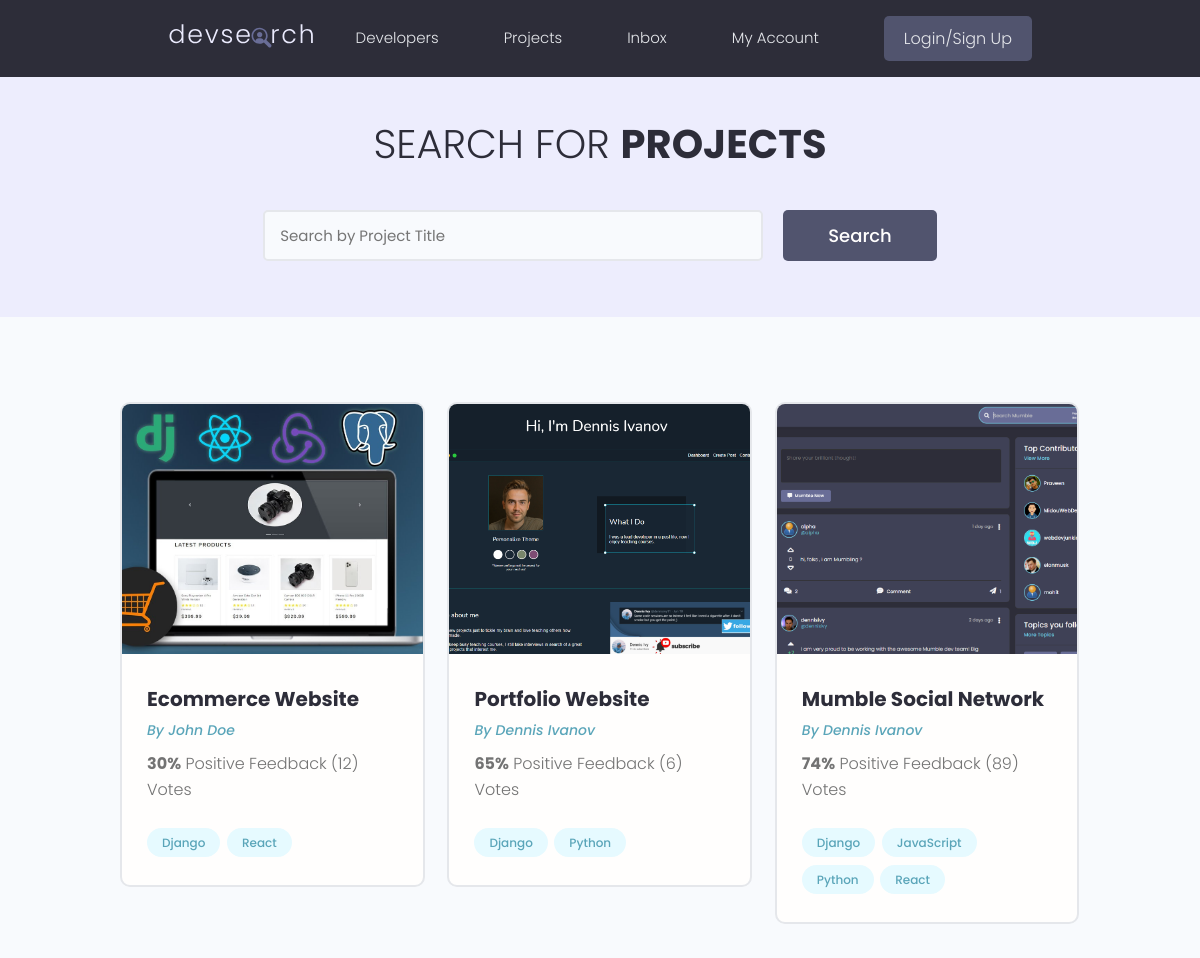
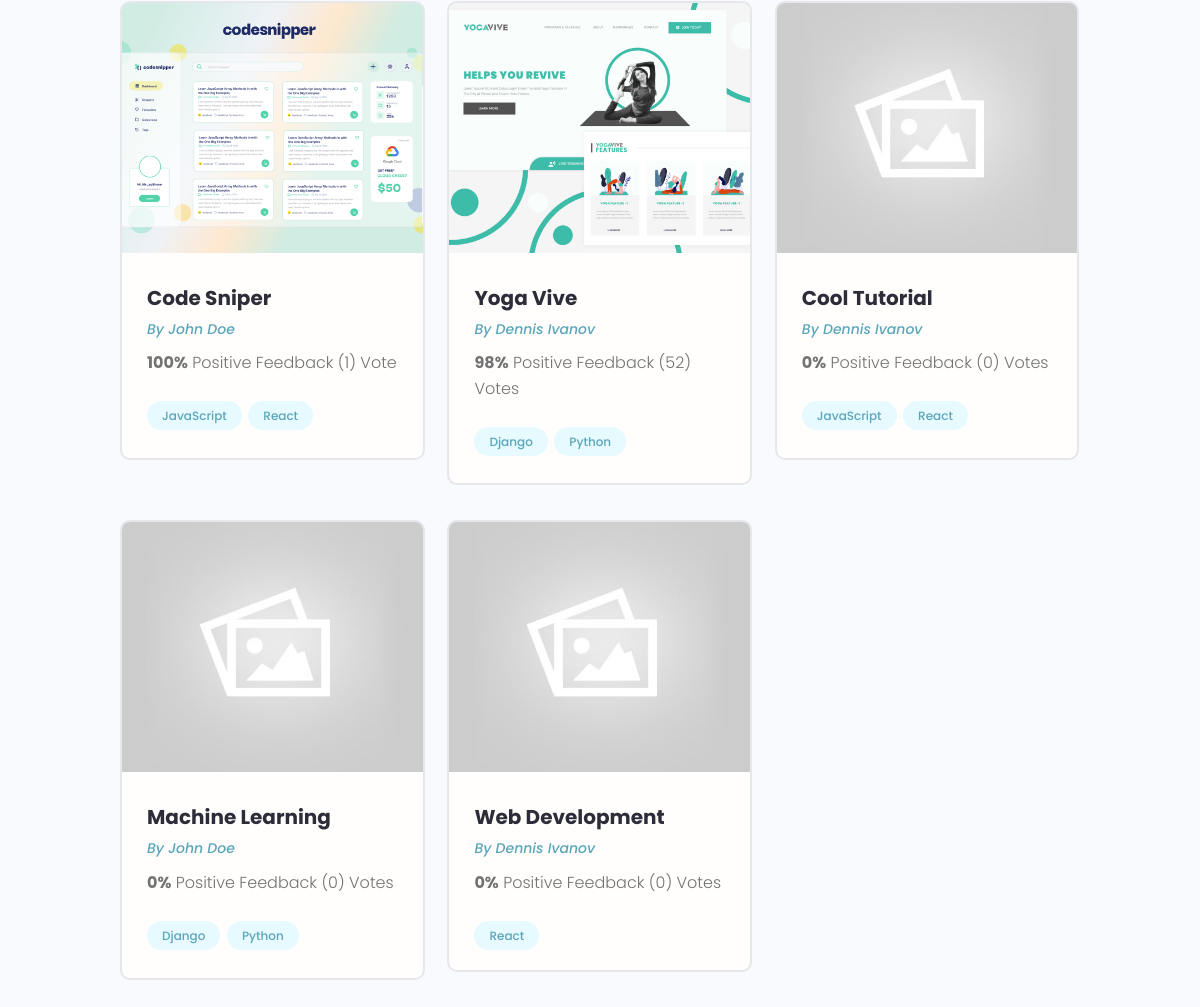
/projects/, run on the app's committed database (2 pictures, top to bottom).
### projects/models.py (models this page shows, shortened)
class Project(models.Model):
    owner = models.ForeignKey(Profile, null=True, blank=True, on_delete=models.SET_NULL)
    title = models.CharField(max_length=200)
    description = models.TextField(null=True, blank=True)
    featured_image = models.ImageField(null=True, blank=True, default="default.jpg")
    demo_link = models.CharField(max_length=2000, null=True, blank=True)
    source_link = models.CharField(max_length=2000, null=True, blank=True)
    tags = models.ManyToManyField('Tag', blank=True)
    vote_total = models.IntegerField(default=0, null=True, blank=True)
    vote_ratio = models.IntegerField(default=0, null=True, blank=True)
    created = models.DateTimeField(auto_now_add=True)
    id = models.UUIDField(default=uuid.uuid4, unique=True, primary_key=True, editable=False)

class Tag(models.Model):
    name = models.CharField(max_length=200)
    created = models.DateTimeField(auto_now_add=True)
    id = models.UUIDField(default=uuid.uuid4, unique=True, primary_key=True, editable=False)
    def __str__(self):
        return self.name

### users/models.py (models this page shows, shortened)
class Profile(models.Model):
    user = models.OneToOneField(User, on_delete=models.CASCADE, null=True, blank=True)
    name = models.CharField(max_length=200, blank=True, null=True)
    email = models.EmailField(max_length=500, blank=True, null=True)
    username = models.CharField(max_length=200, blank=True, null=True)
    location = models.CharField(max_length=200, blank=True, null=True)
    short_intro = models.CharField(max_length=200, blank=True, null=True)
    bio = models.TextField(blank=True, null=True)
    profile_image = models.ImageField(null=True, blank=True, upload_to='profiles/', default="profiles/user-default.png")
    social_github = models.CharField(max_length=200, blank=True, null=True)
    social_twitter = models.CharField(max_length=200, blank=True, null=True)
    social_linkedin = models.CharField(max_length=200, blank=True, null=True)
    social_youtube = models.CharField(max_length=200, blank=True, null=True)
    social_website = models.CharField(max_length=200, blank=True, null=True)
    created = models.DateTimeField(auto_now_add=True)
    id = models.UUIDField(default=uuid.uuid4, unique=True, primary_key=True, editable=False)

### projects/views.py (the view)
# urls.py: path('projects/', include('projects.urls')),
def projects(request):
    projects = Project.objects.all()
    context = {'projects' : projects}
    return render(request, 'projects/projects.html', context)

### projects/templates/projects/projects.html (shortened to what this page needs)
{% extends 'main.html' %}
{% block content %}
  <main class="projects">
    <section class="hero-section text-center">
      <div class="container container--narrow">
        <div class="hero-section__box">
          <h2>Search for <span>Projects</span></h2>
        </div>
        <div class="hero-section__search">
          <form class="form" action="#" method="get">
            <div class="form__field">
              <input class="input input--text" id="formInput#search" type="text" name="text"
                placeholder="Search by Project Title" />
            </div>
            <input class="btn btn--sub btn--lg" type="submit" value="Search" />
          </form>
        </div>
      </div>
    </section>
    <section class="projectsList">
      <div class="container">
        <div class="grid grid--three">
        {% for project in projects %}
          <div class="column">
            <div class="card project">
              <a href="{% url 'project' project.id %}" class="project">
                <img class="project__thumbnail" src="{{ project.featured_image.url }}" alt="project thumbnail" />
                <div class="card__body">
                  <h3 class="project__title">{{project.title}}</h3>
                  <p><a class="project__author" href="{% url 'user-profile' project.owner.id %}">By {{project.owner.name}}</a></p>
                  <p class="project--rating">
                    <span style="font-weight: bold;">{{project.vote_ratio}}%</span> Positive
                    Feedback ({{project.vote_total}}) Vote{{project.vote_total|pluralize:"s"}}
                  </p>
                  <div class="project__tags">
                    {% for tag in project.tags.all %}
                    <span class="tag tag--pill tag--main">
                      <small>{{tag}}</small>
                    </span>
                    {% endfor %}
                  </div>
                </div>
              </a>
            </div>
          </div>
        {% endfor %}
        </div>
      </div>
    </section>
  </main>
{% endblock content %}

### static/styles/app.css (style rules this page uses)
:root { --color-sub: #2d2d39; }
.btn--sub { background-color: var(--color-sub-light); }
.card { border: 2px solid var(--color-light); }
img { width: 100%; }
.hero-section { height: 40vh; display: flex; align-items: center; background-color: var(--color-sub); }
.hero-section__box { margin-bottom: 4rem; }
.hero-section__box > h2, .hero-section__box > h2 > span { font-size: 4rem; color: var(--color-light); line-height: 1.3; text-transform: uppercase; }
.hero-section__box > h2 { font-weight: 300; }
.hero-section__box > h2 > span { font-weight: 700; }
.hero-section__search > .form { display: flex; align-items: center; justify-content: center; gap: 2rem; }
.hero-section__search > .form input.input--text { width: 50rem; }
.project__author { font-size: 1.4rem; font-style: italic; }
.project--rating { margin-bottom: 1.6em; margin-top: .5em; }
.projects > .hero-section { background: var(--color-sub-lighter); height: 30vh; }
.projects .hero-section__box { margin-bottom: 2.5rem; }
.projects .hero-section__box > h2 { color: var(--color-sub); }
.projects .hero-section__box > h2 > span { font-weight: 700; color: var(--color-sub); }
.projectsList { margin-top: 8rem; }
.project__thumbnail { height: 25rem; object-fit: cover; object-position: top center; }
.project__title { font-size: 2rem; font-weight: 700; color: var(--color-sub); }

### static/uikit/styles/modules/_variables.css (style rules this page uses)
:root { --color-main: #5aa5b9; --color-main-light: #e6faff; --color-sub: #3f4156; --color-sub-light: #51546e; --color-sub-lighter: #ededfd; --color-text: #737373; --color-gray: #8b8b8b; --color-light: #e5e7eb; --color-light-gray: #767676; --color-bg: #f8fafd; --color-white: #fffefd; --color-white-light: #f3f3f3; --color-success: #359e64; --color-success-bg: #def8e8; --color-error: #fc4b0b; --color-error-bg: #fff2ee; --font-base: 'Poppins', arial, helvetica, 'Segoe UI', roboto, ubuntu, sans-serif; --font-monospace: 'Fira Code', 'Courier New', courier, monospace; --font-regular: 300; --font-medium: 500; --font-bold: 700; --generic-shadow: 1px 1px 5px #00000010; --generic-transition: all 0.3s ease-in-out; }

### static/uikit/styles/modules/_base.css (style rules this page uses)
* { margin: 0; padding: 0; box-sizing: border-box; text-rendering: optimizeLegibility; color: inherit; font-size: inherit; }
html { font-size: 50%; }
@media only screen and (min-width: 480px) { html { font-size: 56.25%; } }
@media only screen and (min-width: 1200px) { html { font-size: 62.5%; } }
body { line-height: 1.6; font-weight: 400; font-size: 1.5rem; color: var(--color-text); background-color: var(--color-bg); min-height: 100vh; }

### static/uikit/styles/modules/_typography.css (style rules this page uses)
* { font-family: var(--font-base); }
h2 { font-size: 3.6rem; font-weight: var(--font-bold); }
h3 { font-size: 3.2rem; font-weight: var(--font-medium); }
p, span, strong { font-size: 1.6rem; color: var(--color-text); font-weight: var(--font-regular); }
a { padding-bottom: 2px; text-decoration: none; display: inline-block; color: var(--color-main); font-weight: var(--font-medium); }

### static/uikit/styles/modules/_utilities.css (style rules this page uses)
.container { width: 92%; max-width: 165rem; margin: 0 auto; box-sizing: border-box; }
.container--narrow { width: 92%; max-width: 120rem; }
@media screen and (min-width: 1000px) { .container { width: 90%; } }
@media screen and (min-width: 1000px) { .container--narrow { width: 85%; } }
@media screen and (min-width: 1200px) { .container { width: 80%; } }
@media screen and (min-width: 1200px) { .container--narrow { width: 72%; } }
.text-center { text-align: center; }

### static/uikit/styles/modules/_button.css (style rules this page uses)
.btn { display: inline-block; position: relative; cursor: pointer; background-color: var(--color-light); font-weight: var(--font-medium); color: var(--color-sub); text-decoration: none; padding: 1rem 2rem; border-radius: 0.5rem; border: none; width: -webkit-fit-content; width: -moz-fit-content; width: fit-content; height: -webkit-fit-content; height: -moz-fit-content; height: fit-content; font-size: 1.6rem; outline-width: 0; outline-color: transparent; -webkit-backface-visibility: hidden; backface-visibility: hidden; transition: all 0.3s ease-in-out; }
.btn--sub { background-color: var(--color-sub); color: var(--color-white); }
.btn--lg { font-size: 1.8rem; padding: 1.2rem 4.5rem; }

### static/uikit/styles/modules/_card.css (style rules this page uses)
.card { border-radius: 1rem; background-color: var(--color-white); border: 1.5px solid var(--color-light); width: auto; height: auto; margin-top: 0.5rem; margin-bottom: 0.5rem; overflow: hidden; }
.card__body, .card__header { padding: 2rem 2.5rem; }

### data on the page
Project: featured_image (picture), title "Ecommerce Website", owner.name "John Doe", vote_ratio "30", vote_total "12"
Tag: name "Django"
Tag: name "React"
Project: featured_image (picture), title "Portfolio Website", owner.name "Dennis Ivanov", vote_ratio "65", vote_total "6"
Tag: name "Python"
Project: featured_image (picture), title "Mumble Social Network", owner.name "Dennis Ivanov", vote_ratio "74", vote_total "89"
Tag: name "JavaScript"
Project: featured_image (picture), title "Code Sniper", owner.name "John Doe", vote_ratio "100", vote_total "1"
Project: featured_image (picture), title "Yoga Vive", owner.name "Dennis Ivanov", vote_ratio "98", vote_total "52"
Project: featured_image (placeholder picture), title "Cool Tutorial", owner.name "Dennis Ivanov", vote_ratio "0", vote_total "0"
Project: featured_image (placeholder picture), title "Machine Learning", owner.name "John Doe", vote_ratio "0", vote_total "0"
Project: featured_image (placeholder picture), title "Web Development", owner.name "Dennis Ivanov", vote_ratio "0", vote_total "0"
